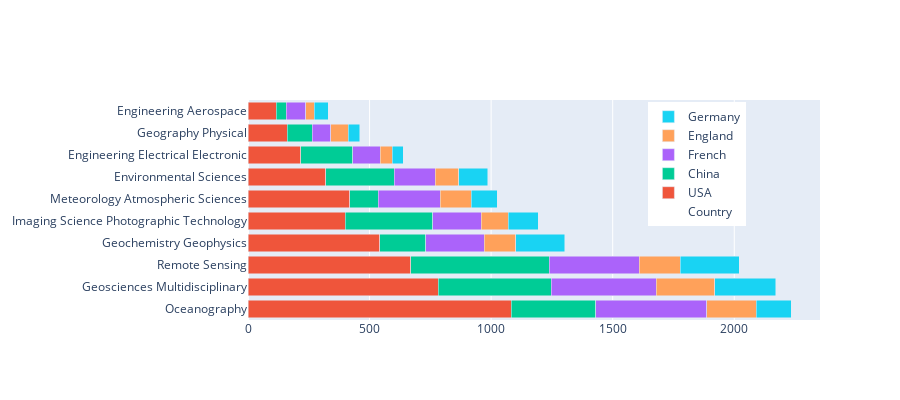

Write notebook code for a chart like this one.
### Code cell
import plotly.graph_objects as go
import numpy as np
tmp=names[0:10]

fig = go.Figure()
fig.add_trace(go.Bar(
            y=tmp,
            x=np.zeros(30),
            # x=value[0:30],
            name='Country',
            orientation='h',opacity=0))
fig.update_layout(barmode='overlay')

fig.add_trace(go.Bar(
            y=names2[names2.isin(tmp)],
            x=value2[names2.isin(tmp)],
            name='USA',
            orientation='h',opacity=1))
fig.add_trace(go.Bar(
            y=names3[names3.isin(tmp)],
            x=value3[names3.isin(tmp)],
            name='China',
            orientation='h',opacity=1))
fig.add_trace(go.Bar(
            y=names4[names4.isin(tmp)],
            x=value4[names4.isin(tmp)],
            name='French',
            orientation='h',opacity=1))
fig.add_trace(go.Bar(
            y=names5[names5.isin(tmp)],
            x=value5[names5.isin(tmp)],
            name='England',
            orientation='h',opacity=1))
fig.add_trace(go.Bar(
            y=names6[names6.isin(tmp)],
            x=value6[names6.isin(tmp)],
            name='Germany',
            orientation='h',opacity=1))

fig.update_layout(height=400,width=900,showlegend=True,legend_x=0.7,legend_y=0.99)
fig.update_layout(barmode='stack')


fig.show()

### Figure 1 — Plotly figure (JSON) as saved in the notebook; plotly's stock layout.template omitted (floating-point values rounded to 4 significant figures)
{"data": [{"name": "Country", "opacity": 0, "orientation": "h", "type": "bar", "x": [0, 0, 0, 0, 0, 0, 0, 0, 0, 0, 0, 0, 0, 0, 0, 0, 0, 0, 0, 0, 0, 0, 0, 0, 0, 0, 0, 0, 0, 0], "y": ["Oceanography", "Geosciences Multidisciplinary", "Remote Sensing", "Geochemistry Geophysics", "Imaging Science Photographic Technology", "Meteorology Atmospheric Sciences", "Environmental Sciences", "Engineering Electrical Electronic", "Geography Physical", "Engineering Aerospace"]}, {"name": "USA", "opacity": 1, "orientation": "h", "type": "bar", "x": [1083, 782, 669, 541, 419, 400, 320, 216, 161, 116], "y": ["Oceanography", "Geosciences Multidisciplinary", "Remote Sensing", "Geochemistry Geophysics", "Meteorology Atmospheric Sciences", "Imaging Science Photographic Technology", "Environmental Sciences", "Engineering Electrical Electronic", "Geography Physical", "Engineering Aerospace"]}, {"name": "China", "opacity": 1, "orientation": "h", "type": "bar", "x": [570, 466, 359, 347, 282, 215, 191, 116, 104, 42], "y": ["Remote Sensing", "Geosciences Multidisciplinary", "Imaging Science Photographic Technology", "Oceanography", "Environmental Sciences", "Engineering Electrical Electronic", "Geochemistry Geophysics", "Meteorology Atmospheric Sciences", "Geography Physical", "Engineering Aerospace"]}, {"name": "French", "opacity": 1, "orientation": "h", "type": "bar", "x": [456, 431, 370, 255, 239, 200, 169, 112, 79, 76], "y": ["Oceanography", "Geosciences Multidisciplinary", "Remote Sensing", "Meteorology Atmospheric Sciences", "Geochemistry Geophysics", "Imaging Science Photographic Technology", "Environmental Sciences", "Engineering Electrical Electronic", "Engineering Aerospace", "Geography Physical"]}, {"name": "England", "opacity": 1, "orientation": "h", "type": "bar", "x": [240, 204, 169, 131, 128, 112, 95, 72, 50, 36], "y": ["Geosciences Multidisciplinary", "Oceanography", "Remote Sensing", "Geochemistry Geophysics", "Meteorology Atmospheric Sciences", "Imaging Science Photographic Technology", "Environmental Sciences", "Geography Physical", "Engineering Electrical Electronic", "Engineering Aerospace"]}, {"name": "Germany", "opacity": 1, "orientation": "h", "type": "bar", "x": [252, 243, 201, 145, 122, 120, 108, 57, 47, 45], "y": ["Geosciences Multidisciplinary", "Remote Sensing", "Geochemistry Geophysics", "Oceanography", "Imaging Science Photographic Technology", "Environmental Sciences", "Meteorology Atmospheric Sciences", "Engineering Aerospace", "Geography Physical", "Engineering Electrical Electronic"]}], "layout": {"barmode": "stack", "height": 400, "legend": {"x": 0.7, "y": 0.99}, "showlegend": true, "width": 900, "xaxis": {"autorange": true, "range": [0, 2353.0], "type": "linear"}, "yaxis": {"autorange": true, "range": [-0.5, 9.5], "type": "category"}}}
